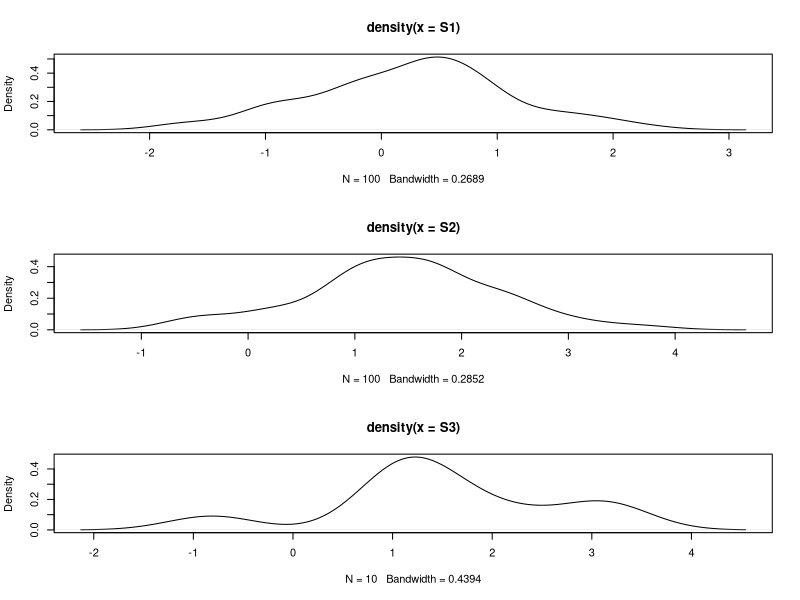
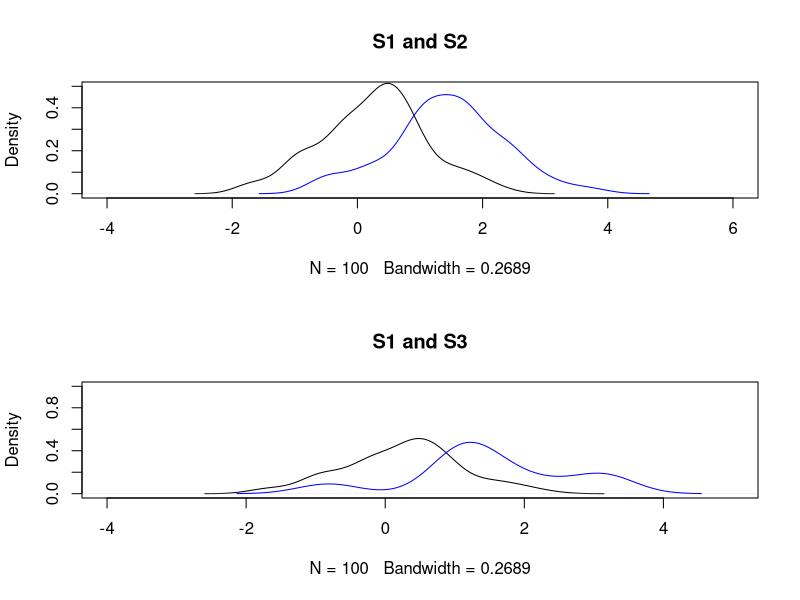
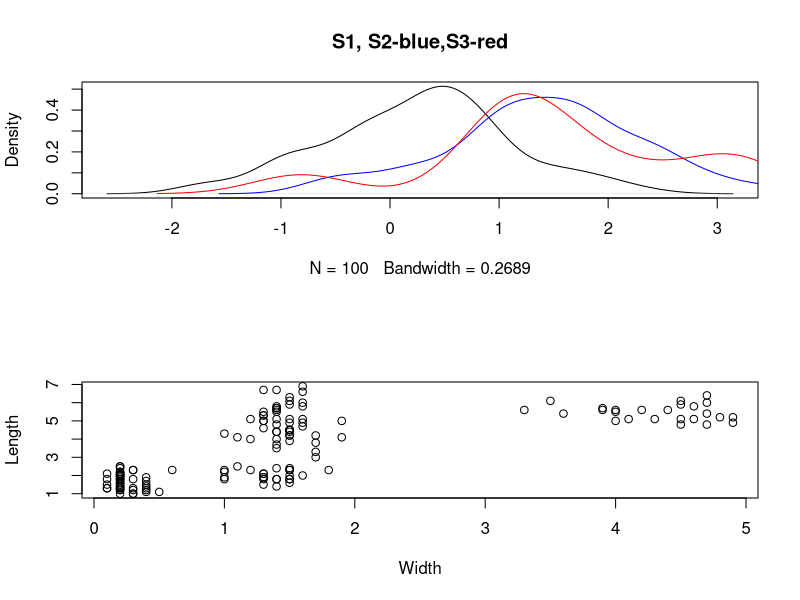
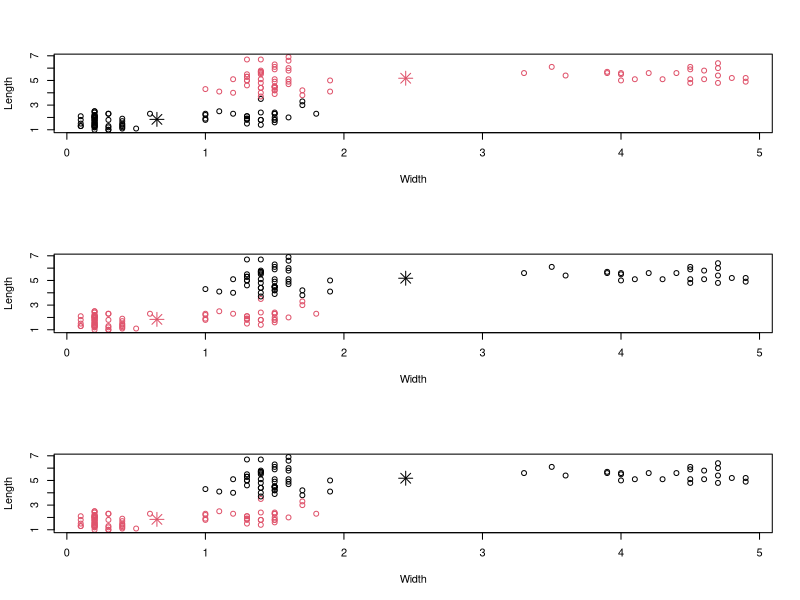
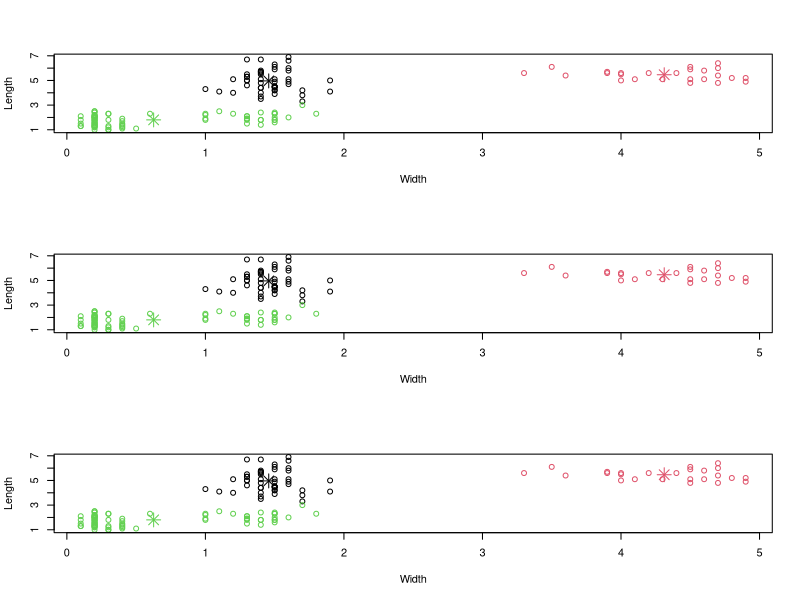
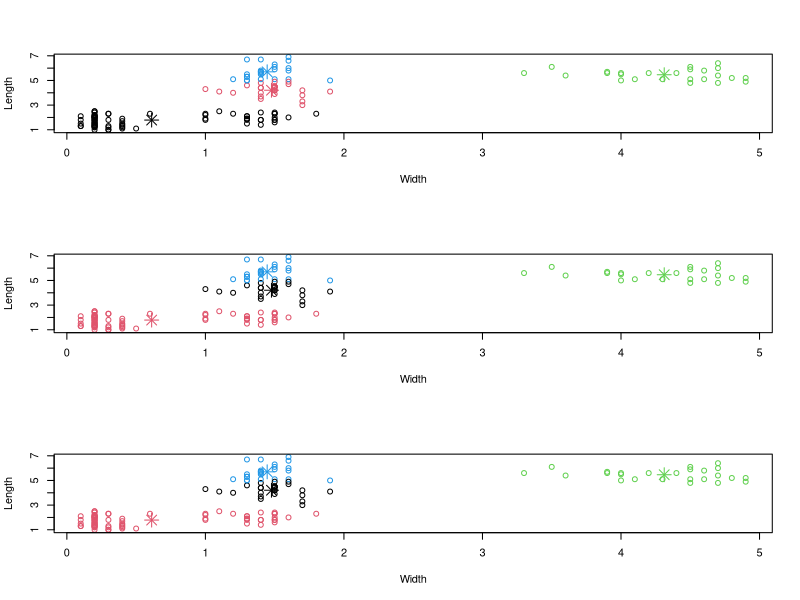

Generate these figures, in order, with R:
install.packages('ggplot2');
library(ggplot2);


#########
#1. Create three data samples with normally distributed data:
#    S1: 100 values,  = 0:0;  = 1:0
#    S2: 100 values,  = 1:5;  = 1:0
#    S3: 10 values,  = 1:5;  = 1:0



#rnorm: Generates random numbers  from normal distribution
#Generates 100 numbers from a normal with mean 0 and sd=1
S1=rnorm(100, 0, 1)
#S1_TEST=rnorm(100, 0, 1)
S2=rnorm(100, 1.5, 1)
S3=rnorm(10, 1.5, 1)
#Stest=rnorm(100, 0, 1)


###########
# 2. Plot the densities of S1, S2, and S3 separately.
D1=density(S1)
D2=density(S2)
D3=density(S3)
#plot(S1)
par(mfrow = c(3, 1))  # 3 rows and 1 columns
plot(D1)
plot(D2)
plot(D3)

##############
# 3. Plot the densities of S1 and S2, as well as S1 and S3 together.
par(mfrow = c(2, 1))  # 2 rows and 1 columns
plot(D1,main="S1 and S2",
     xlim=c(-4,6),ylim=c(0,0.5))
lines(D2,col="blue")

plot(D1,main="S1 and S3",
     xlim=c(-4,5),ylim=c(0,1))
lines(D3,col="blue")
############
#4. Interpret the above density plots. What do they indicate?
#The more overlapping area the more different between them


plot(D1,main="S1, S2-blue,S3-red")
lines(D2,col="blue")
lines(D3,col="red")


############
#5. Perform a t-test between S1 and S2, as well as between S1 and S3. How signicant is
#the dierence between the samples?
x1=t.test(S1,S2)
x2=t.test(S1,S3)
x1$p.value
x2$p.value

#According to the less p value the more different between them.
#p value of x1 significant less than that of x2,
#which means S1 is far different from S2, and less far different from S3
#But both p values are less than 0.05, so S1 and S2 are different, also S1 and S3 are different.



###############
# 6. Apply the kmeans algorithm to the columns Petal.Width and Petal.Length of the
# iris data set
#  Three times for k = 2
#  Three times for k = 3
#  Three times for k = 4
x=iris
#d=frame()
d=rbind(matrix(x$Petal.Width,ncol = 2), matrix(x$Petal.Length,ncol = 2))
colnames(d) <- c("Width", "Length")
#d$w=x$Petal.Width
#d$l=x$Petal.Length

# c1=kmeans(x$Petal.Width,2)
# c2=kmeans(x$Petal.Width,2)
# c3=kmeans(x$Petal.Width,2)
plot(d)
#plot(x$Petal.Width,x$Petal.Length,xlim=c(0,5),ylim=c(0,7))
#plot(x$Petal.Length,x$Petal.Width,xlim=c(0,7),ylim=c(0,5))

 c1_key2=kmeans(d,2)
 c2_key2=kmeans(d,2)
 c3_key2=kmeans(d,2)
 
 c1_key3=kmeans(d,3)
 c2_key3=kmeans(d,3)
 c3_key3=kmeans(d,3)

 c1_key4=kmeans(d,4)
 c2_key4=kmeans(d,4)
 c3_key4=kmeans(d,4)



################
# 7. Visualize the results of each clustering (Hint: look at the R documentation to see how
# to do that). Do the clusters remain the same? Are the results as you would expect
# them to be?
 
 #key=2
 par(mfrow = c(3, 1))  # 3 rows and 1 columns
plot(d, col = c1_key2$cluster)
points(c1_key2$centers, col = 1:5, pch = 8,cex = 2)

plot(d, col = c2_key2$cluster)
points(c2_key2$centers, col = 1:5, pch = 8,cex = 2)

plot(d, col = c2_key2$cluster)
points(c2_key2$centers, col = 1:5, pch = 8,cex = 2)

#key=3
par(mfrow = c(3, 1))  # 3 rows and 1 columns
plot(d, col = c1_key3$cluster)
points(c1_key3$centers, col = 1:5, pch = 8,cex = 2)

plot(d, col = c2_key3$cluster)
points(c2_key3$centers, col = 1:5, pch = 8,cex = 2)

plot(d, col = c2_key3$cluster)
points(c2_key3$centers, col = 1:5, pch = 8,cex = 2)

#key=4
par(mfrow = c(3, 1))  # 3 rows and 1 columns
plot(d, col = c1_key4$cluster)
points(c1_key4$centers, col = 1:5, pch = 8,cex = 2)

plot(d, col = c2_key4$cluster)
points(c2_key4$centers, col = 1:5, pch = 8,cex = 2)

plot(d, col = c2_key4$cluster)
points(c2_key4$centers, col = 1:5, pch = 8,cex = 2)
